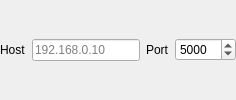
<?xml version="1.0" encoding="UTF-8"?>
<ui version="4.0">
 <class>TcpConfigEditor</class>
 <widget class="QWidget" name="TcpConfigEditor">
  <layout class="QHBoxLayout" name="rootLayout">
   <property name="leftMargin">
    <number>0</number>
   </property>
   <property name="topMargin">
    <number>0</number>
   </property>
   <property name="rightMargin">
    <number>0</number>
   </property>
   <property name="bottomMargin">
    <number>0</number>
   </property>
   <item>
    <widget class="QLabel" name="hostLabel">
     <property name="text">
      <string>Host</string>
     </property>
    </widget>
   </item>
   <item>
    <widget class="QLineEdit" name="hostEdit">
     <property name="placeholderText">
      <string>192.168.0.10</string>
     </property>
    </widget>
   </item>
   <item>
    <widget class="QLabel" name="portLabel">
     <property name="text">
      <string>Port</string>
     </property>
    </widget>
   </item>
   <item>
    <widget class="QSpinBox" name="portSpin">
     <property name="minimum">
      <number>1</number>
     </property>
     <property name="maximum">
      <number>65535</number>
     </property>
     <property name="value">
      <number>5000</number>
     </property>
    </widget>
   </item>
  </layout>
 </widget>
 <resources/>
 <connections/>
</ui>
